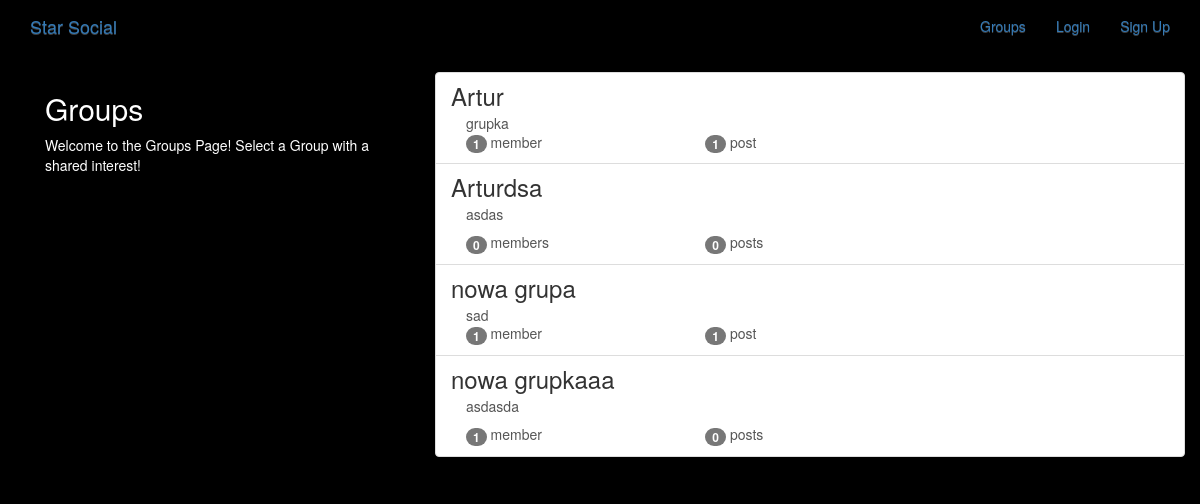
The app's page /groups/ with its own data.
### groups/models.py (models this page shows, shortened)
class Group(models.Model):
    name = models.CharField(max_length=255, unique=True)
    slug = models.SlugField(allow_unicode=True, unique=True)
    description = models.TextField(blank=True, default='')
    description_html = models.TextField(editable=False, default='', blank=True)
    members = models.ManyToManyField(User,through="GroupMember")
    class Meta:
        ordering = ["name"]

### groups/views.py (the view)
class ListGroups(generic.ListView):
    model = Group

### groups/templates/groups/group_list.html (shortened to what this page needs)
{% extends "groups/group_base.html" %}
{% block pregroup %}
<div class="col-md-4">
	<div class="content">
			<h2>Groups</h2>
			<p>Welcome to the Groups Page! Select a Group with a shared interest!</p>
	</div>
</div>
{% endblock %}
{% block group_content %}
<div class="col-md-8">
	<div class="list-group">
		{% for group in object_list %}
		  <a class="list-group-item" href="{% url 'groups:single' slug=group.slug %}">
			     <h3 class="title list-group-item-heading">{{ group.name }}</h3>
			<div class="list-group-item-text container-fluid">
				{{ group.description_html|safe }}
				<div class="row">
					<div class="col-md-4">
						<span class="badge">{{ group.members.count }}</span> member{{ group.members.count|pluralize }}
					</div>
					<div class="col-md-4">
						<span class="badge">{{ group.posts.count }}</span> post{{ group.posts.count|pluralize }}
					</div>
				</div>
			</div>
		</a>
		{% endfor %}
	</div>
</div>
{% endblock %}

### groups/templates/groups/group_base.html (shortened to what this page needs)
{% extends "base.html" %}
{% block content %}
<div class="container">
  <div class="row">
    {% block pregroup %}{% endblock %}
    {% block group_content %}{% endblock %}
  </div>
</div>
{% endblock %}

### templates/base.html (shortened to what this page needs)
<!DOCTYPE html>
{% load static %}
<html lang="en" dir="ltr">
  <head>
    <link rel="stylesheet" href="https://maxcdn.bootstrapcdn.com/bootstrap/3.3.7/css/bootstrap.min.css">
    <link rel="stylesheet" href="https://maxcdn.bootstrapcdn.com/bootstrap/3.3.7/css/bootstrap-theme.min.css">
    <link rel="stylesheet" href="{% static 'social/css/master.css'%}">
  </head>
  <body>
    <nav class= 'navbar mynav' role='navigation' id='navbar'>
      <div class="container">
        <a class='navbar-brand mynav' href="{% url 'home'%}">Star Social</a>
        <ul class = 'nav navbar-nav navbar-right'>
          {% if user.is_authenticated %}
          <li><a href="{% url 'posts:create'%}">Posts</a></li>
          <li><a href="{% url 'groups:all'%}">Groups</a></li>
          <li><a href="{% url 'groups:create'%}">Create Group</a></li>
          <li><a href="{% url 'accounts:logout'%}">Logout</a></li>
          {% else %}
          <li><a href="{% url 'groups:all'%}">Groups</a></li>
          <li><a href="{% url 'accounts:login'%}">Login</a></li>
          <li><a href="{% url 'accounts:signup'%}">Sign Up</a></li>
          {% endif %}
        </ul>
      </div>
    </nav>
    <div class="container mycontent">
    {% block content %}
    {% endblock %}
    </div>
  </body>
</html>

### static/social/css/master.css (style rules this page uses)
body { margin: 0; overflow: hidden; background-color: black; color:white; }

### records on screen
Group: name "Artur", description_html "grupka", members.count "1", posts.count "1"
Group: name "Arturdsa", description_html "asdas", members.count "0", posts.count "0"
Group: name "nowa grupa", description_html "sad", members.count "1", posts.count "1"
Group: name "nowa grupkaaa", description_html "asdasda", members.count "1", posts.count "0"
